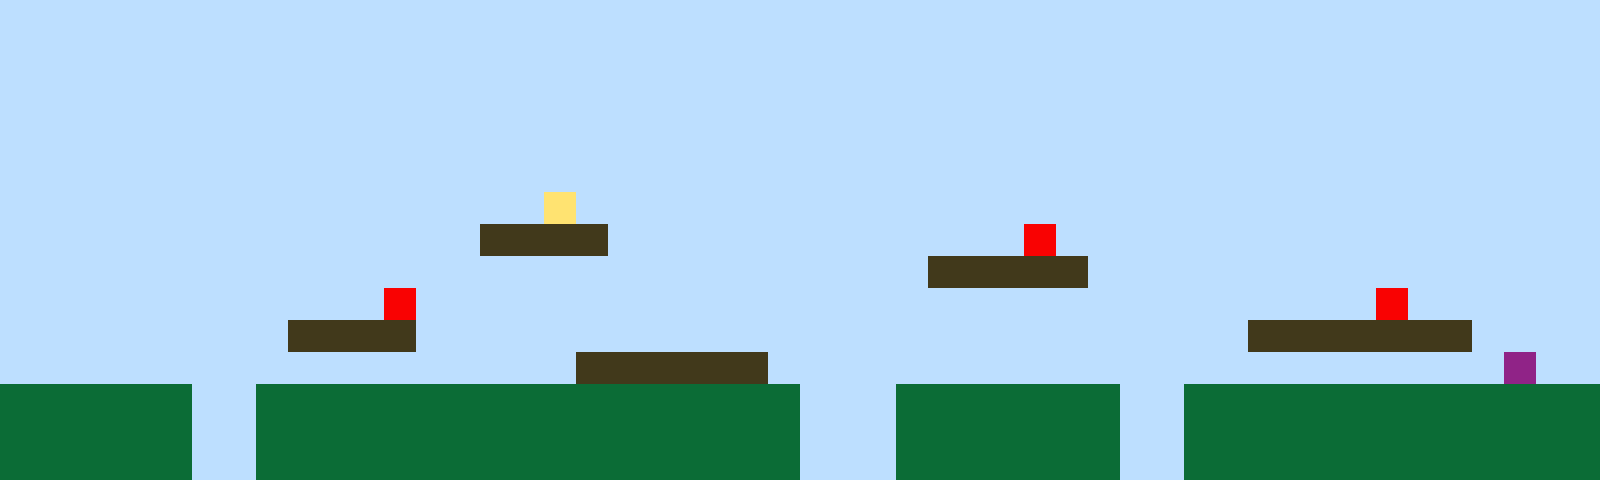

This game map was drawn from its Tiled (.tmx) file and the tilesets committed beside it. A one-line description and the full map source follow:
An orthogonal 50x15 tile map with 32x32 px tiles, 1 tile layer (Tile Layer 1).

<map version="1.10" tiledversion="1.11.2" orientation="orthogonal" renderorder="right-up" width="50" height="15" tilewidth="32" tileheight="32" infinite="0" nextlayerid="2" nextobjectid="1"><editorsettings><export target="map1.csv" format="csv" /></editorsettings><tileset firstgid="1" name="sprites" tilewidth="32" tileheight="32" tilecount="6" columns="3"><image source="sprites.png" width="96" height="64" /></tileset><layer id="1" name="Tile Layer 1" width="50" height="15"><data encoding="csv">1,1,1,1,1,1,1,1,1,1,1,1,1,1,1,1,1,1,1,1,1,1,1,1,1,1,1,1,1,1,1,1,1,1,1,1,1,1,1,1,1,1,1,1,1,1,1,1,1,1,1,1,1,1,1,1,1,1,1,1,1,1,1,1,1,1,1,1,1,1,1,1,1,1,1,1,1,1,1,1,1,1,1,1,1,1,1,1,1,1,1,1,1,1,1,1,1,1,1,1,1,1,1,1,1,1,1,1,1,1,1,1,1,1,1,1,1,1,1,1,1,1,1,1,1,1,1,1,1,1,1,1,1,1,1,1,1,1,1,1,1,1,1,1,1,1,1,1,1,1,1,1,1,1,1,1,1,1,1,1,1,1,1,1,1,1,1,1,1,1,1,1,1,1,1,1,1,1,1,1,1,1,1,1,1,1,1,1,1,1,1,1,1,1,1,1,1,1,1,1,1,1,1,1,1,1,1,1,1,1,1,1,1,1,1,1,1,1,1,1,1,1,1,1,1,1,1,1,1,1,1,1,1,1,1,1,1,1,1,1,1,1,1,1,1,1,1,1,1,1,1,1,1,1,1,1,1,1,1,1,1,1,1,1,1,1,1,1,1,1,1,1,1,1,1,1,1,1,1,1,1,1,1,1,1,1,1,1,1,1,1,1,1,1,1,1,1,1,1,1,1,1,1,1,1,1,1,1,1,1,1,1,1,1,1,1,1,4,1,1,1,1,1,1,1,1,1,1,1,1,1,1,1,1,1,1,1,1,1,1,1,1,1,1,1,1,1,1,1,1,1,1,1,1,1,1,1,1,1,1,1,1,1,1,1,3,3,3,3,1,1,1,1,1,1,1,1,1,1,1,1,1,5,1,1,1,1,1,1,1,1,1,1,1,1,1,1,1,1,1,1,1,1,1,1,1,1,1,1,1,1,1,1,1,1,1,1,1,1,1,1,1,1,1,1,1,1,1,1,3,3,3,3,3,1,1,1,1,1,1,1,1,1,1,1,1,1,1,1,1,1,1,1,1,1,1,1,1,1,1,1,1,5,1,1,1,1,1,1,1,1,1,1,1,1,1,1,1,1,1,1,1,1,1,1,1,1,1,1,1,1,1,1,5,1,1,1,1,1,1,1,1,1,1,1,1,1,1,1,3,3,3,3,1,1,1,1,1,1,1,1,1,1,1,1,1,1,1,1,1,1,1,1,1,1,1,1,1,1,3,3,3,3,3,3,3,1,1,1,1,1,1,1,1,1,1,1,1,1,1,1,1,1,1,1,1,1,1,3,3,3,3,3,3,1,1,1,1,1,1,1,1,1,1,1,1,1,1,1,1,1,1,1,1,1,1,1,6,1,1,2,2,2,2,2,2,1,1,2,2,2,2,2,2,2,2,2,2,2,2,2,2,2,2,2,1,1,1,2,2,2,2,2,2,2,1,1,2,2,2,2,2,2,2,2,2,2,2,2,2,2,2,2,2,2,2,1,1,2,2,2,2,2,2,2,2,2,2,2,2,2,2,2,2,2,1,1,1,2,2,2,2,2,2,2,1,1,2,2,2,2,2,2,2,2,2,2,2,2,2,2,2,2,2,2,2,1,1,2,2,2,2,2,2,2,2,2,2,2,2,2,2,2,2,2,1,1,1,2,2,2,2,2,2,2,1,1,2,2,2,2,2,2,2,2,2,2,2,2,2</data></layer></map>
